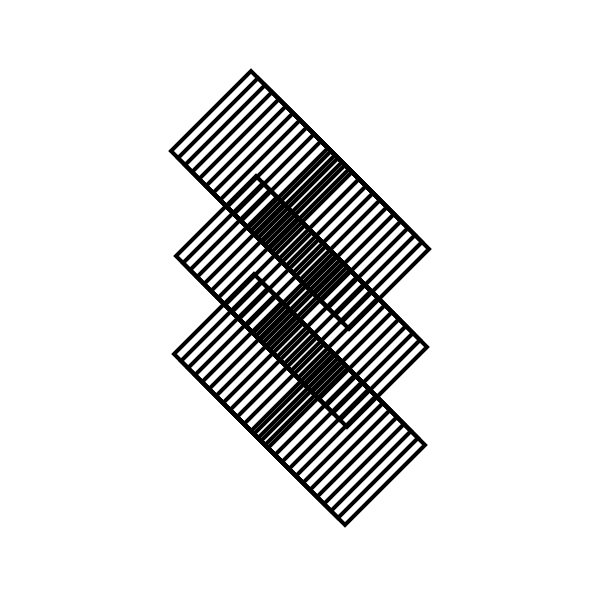
Frame 1 (no input)
Frame 60 (no input): identical to frame 1, image omitted
Frame 120 (the mouse pressed at the canvas centre since frame 60): identical to frame 1, image omitted

The p5.js sketch that drew this single still picture (run headless with seeded random() and noise() and a simulated clock; from frame 60 on, the mouse is pressed at the canvas centre):

// p5.js sketch
// ── sketch.js
const a = 80;
const b = 80;
const planeStep = 7;
const MARGIN = 150;

function setup() {
  createCanvas(600, 600);
  noFill();
  stroke(0);
  strokeWeight(4);
}

function draw() {
  background(255);

  for(let i=1; i <= height-MARGIN*2; i+=planeStep){
    planeDraw(width/2-50+i%100, MARGIN+i);
  }

}

function planeDraw(x, y){
  push();
  translate(x, y);
  beginShape();
  // vertex(b, 0);
  vertex(b, 0);
  vertex(0, a);
  vertex(-b, 0);
  vertex(0, -a);
  // vertex(0, -a);
  endShape(CLOSE);
  pop();
}
